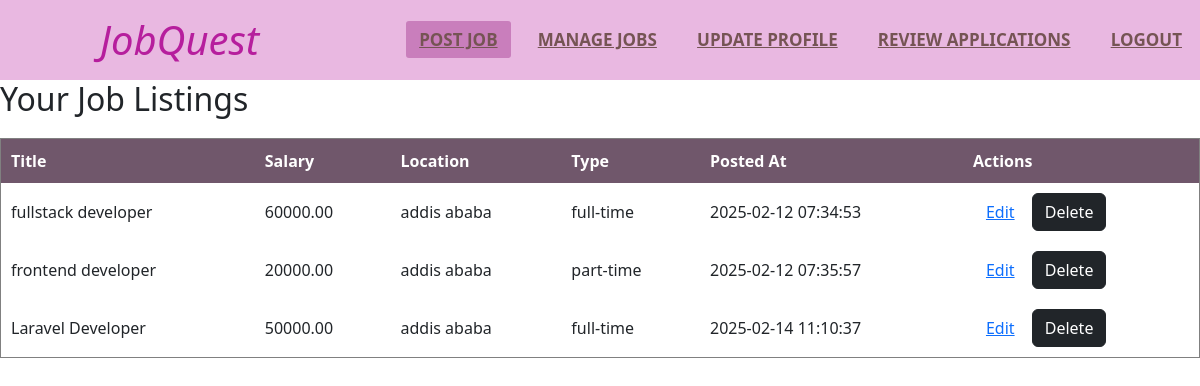
The app's page /php/manage-jobs.php (signed in) with its own data.
### tables this page shows
CREATE TABLE `jobs` (
  `job_id` int(11) NOT NULL,
  `employer_id` int(11) NOT NULL,
  `title` varchar(255) DEFAULT NULL,
  `description` text DEFAULT NULL,
  `salary` decimal(10,2) DEFAULT NULL,
  `location` varchar(255) DEFAULT NULL,
  `job_type` enum('full-time','part-time','contract') DEFAULT NULL,
  `posted_at` timestamp NOT NULL DEFAULT current_timestamp()
);

### php/manage-jobs.php (the view, shortened to what this page needs)
<?php
include 'config.php';
$query = "SELECT employer_id FROM employers WHERE user_id = ?";
$stmt = mysqli_prepare($conn, $query);
mysqli_stmt_bind_param($stmt, "i", $_SESSION['user_id']);
mysqli_stmt_execute($stmt);
mysqli_stmt_bind_result($stmt, $employer_id);
$query = "SELECT job_id, title, salary, location, job_type, posted_at FROM jobs WHERE employer_id = ?";
$stmt = mysqli_prepare($conn, $query);
mysqli_stmt_bind_param($stmt, "i", $employer_id);
mysqli_stmt_execute($stmt);
$result = mysqli_stmt_get_result($stmt);
?>
<!DOCTYPE html>
<html lang="en">
<head>
    <link rel="stylesheet" href="style-employee1.css">
    <link rel="stylesheet" href="https://cdnjs.cloudflare.com/ajax/libs/font-awesome/6.6.0/css/all.min.css">
    <link rel="stylesheet" href="https://cdn.jsdelivr.net/npm/bootstrap@5.3.3/dist/css/bootstrap.min.css">
</head>
<body>
 <div>
 <nav>
        <label class="logo">JobQuest</label>
        <ul>
        <li><a class="active" href="post-job.php">Post Job</a></li>
            <li><a href="manage-jobs.php">Manage Jobs</a></li>
            <li><a href="update-employer.php">Update Profile</a></li>
            <li><a href="review-applications.php">Review Applications</a></li>
            <li><a href="logout.php">Logout</a></li>
        </ul>
    </nav>
 </div>
    <h2>Your Job Listings</h2>
    <table border="1">
        <tr>
            <th>Title</th>
            <th>Salary</th>
            <th>Location</th>
            <th>Type</th>
            <th>Posted At</th>
            <th>Actions</th>
        </tr>
        <?php while ($row = mysqli_fetch_assoc($result)): ?>
        <tr>
            <td><?= $row['title'] ?></td>
            <td><?= $row['salary'] ?></td>
            <td><?= $row['location'] ?></td>
            <td><?= $row['job_type'] ?></td>
            <td><?= $row['posted_at'] ?></td>
            <td>
    <a href="edit-job.php?id=<?= $row['job_id'] ?>" class="btn btn-link">Edit</a>
    <a href="delete-job.php?id=<?= $row['job_id'] ?>" onclick="return confirm('Are you sure you want to delete job?')" class="btn btn-dark">Delete</a>
</td>
        </tr>
        <?php endwhile; ?>
    </table>
</body>
</html>

### css/style-employee1.css (style rules this page uses)
body { font-family: 'Arial', sans-serif; background-color: #f8f9fa; margin: 0; padding: 0; text-decoration: none; box-sizing: border-box; list-style: none; }
nav { background: #e9b8e1; height: 80px; width: 100%; }
label.logo { color: #b61e9d; font-size: 40px; line-height: 80px; font-style: italic; padding: 0 100px; }
nav ul { float: right; line-height: 20px; }
nav ul li { display: inline-block; line-height: 80px; margin: 0 5px; }
nav ul li a { color: rgb(117, 84, 84); font-size: 17px; padding: 7px 13px; border-radius: 3px; text-transform: uppercase; font-weight: bold; }
a.active, a:hover { background: #c97ebc; transition: .5s; }
table { width: 100%; border-collapse: collapse; margin-top: 20px; }
th, td { border: 1px solid #72686e; padding: 10px; text-align: left; }
th { background-color: #70576b; color: white; }

### records on screen
jobs: title "fullstack developer", salary "60000.00", location "addis ababa", job_type "full-time", posted_at "2025-02-12 07:34:53"
jobs: title "frontend developer", salary "20000.00", location "addis ababa", job_type "part-time", posted_at "2025-02-12 07:35:57"
jobs: title "Laravel Developer", salary "50000.00", location "addis ababa", job_type "full-time", posted_at "2025-02-14 11:10:37"
